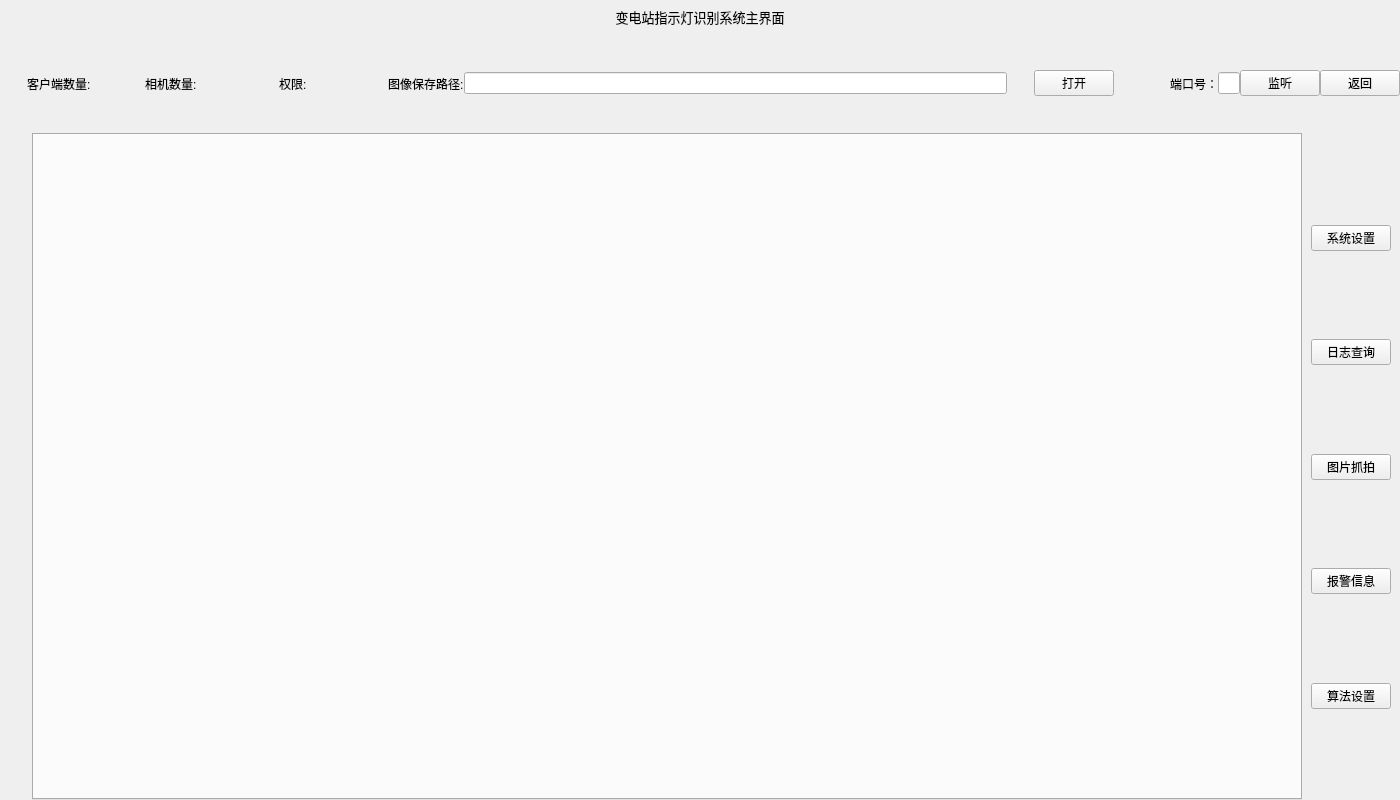
<?xml version="1.0" encoding="UTF-8"?>
<ui version="4.0">
 <class>MainWindow</class>
 <widget class="QMainWindow" name="MainWindow">
  <property name="geometry">
   <rect>
    <x>0</x>
    <y>0</y>
    <width>1400</width>
    <height>800</height>
   </rect>
  </property>
  <property name="windowTitle">
   <string>指示灯识别监控系统</string>
  </property>
  <widget class="QWidget" name="centralwidget">
   <layout class="QVBoxLayout" name="verticalLayout_3" stretch="1,1,1,1,20">
    <property name="spacing">
     <number>0</number>
    </property>
    <property name="leftMargin">
     <number>0</number>
    </property>
    <property name="topMargin">
     <number>0</number>
    </property>
    <property name="rightMargin">
     <number>0</number>
    </property>
    <property name="bottomMargin">
     <number>0</number>
    </property>
    <item>
     <widget class="QWidget" name="mainWindow_title_widget" native="true">
      <layout class="QHBoxLayout" name="horizontalLayout_2" stretch="1,2,1">
       <property name="spacing">
        <number>0</number>
       </property>
       <property name="leftMargin">
        <number>0</number>
       </property>
       <property name="topMargin">
        <number>0</number>
       </property>
       <property name="rightMargin">
        <number>0</number>
       </property>
       <property name="bottomMargin">
        <number>0</number>
       </property>
       <item>
        <spacer name="horizontalSpacer_4">
         <property name="orientation">
          <enum>Qt::Horizontal</enum>
         </property>
         <property name="sizeHint" stdset="0">
          <size>
           <width>40</width>
           <height>20</height>
          </size>
         </property>
        </spacer>
       </item>
       <item>
        <widget class="QLabel" name="mainWindow_title_lab">
         <property name="font">
          <font>
           <pointsize>10</pointsize>
          </font>
         </property>
         <property name="text">
          <string>变电站指示灯识别系统主界面</string>
         </property>
         <property name="alignment">
          <set>Qt::AlignCenter</set>
         </property>
        </widget>
       </item>
       <item>
        <spacer name="horizontalSpacer_5">
         <property name="orientation">
          <enum>Qt::Horizontal</enum>
         </property>
         <property name="sizeHint" stdset="0">
          <size>
           <width>40</width>
           <height>20</height>
          </size>
         </property>
        </spacer>
       </item>
      </layout>
     </widget>
    </item>
    <item>
     <spacer name="verticalSpacer_9">
      <property name="orientation">
       <enum>Qt::Vertical</enum>
      </property>
      <property name="sizeHint" stdset="0">
       <size>
        <width>20</width>
        <height>13</height>
       </size>
      </property>
     </spacer>
    </item>
    <item>
     <widget class="QWidget" name="mainWindow_time_widget" native="true">
      <layout class="QHBoxLayout" name="horizontalLayout_4" stretch="20,1,4">
       <property name="spacing">
        <number>0</number>
       </property>
       <property name="leftMargin">
        <number>0</number>
       </property>
       <property name="topMargin">
        <number>0</number>
       </property>
       <property name="rightMargin">
        <number>0</number>
       </property>
       <property name="bottomMargin">
        <number>0</number>
       </property>
       <item>
        <widget class="QWidget" name="mainWindow_clientnum_widget" native="true">
         <layout class="QHBoxLayout" name="horizontalLayout_3" stretch="1,1,2,1,2,1,1,2,1,1,20,1,1">
          <property name="spacing">
           <number>0</number>
          </property>
          <property name="leftMargin">
           <number>0</number>
          </property>
          <property name="topMargin">
           <number>0</number>
          </property>
          <property name="rightMargin">
           <number>0</number>
          </property>
          <property name="bottomMargin">
           <number>0</number>
          </property>
          <item>
           <spacer name="horizontalSpacer">
            <property name="orientation">
             <enum>Qt::Horizontal</enum>
            </property>
            <property name="sizeHint" stdset="0">
             <size>
              <width>10</width>
              <height>20</height>
             </size>
            </property>
           </spacer>
          </item>
          <item>
           <widget class="QLabel" name="mainWindow_clientnum_lab">
            <property name="text">
             <string>客户端数量:</string>
            </property>
           </widget>
          </item>
          <item>
           <widget class="QLabel" name="mainWindow_clientnum_show_lab">
            <property name="text">
             <string/>
            </property>
           </widget>
          </item>
          <item>
           <widget class="QLabel" name="mainWindow_cameranum_lab">
            <property name="text">
             <string>相机数量:</string>
            </property>
           </widget>
          </item>
          <item>
           <widget class="QLabel" name="mainWindow_cameranum_show_lab">
            <property name="text">
             <string/>
            </property>
           </widget>
          </item>
          <item>
           <spacer name="horizontalSpacer_7">
            <property name="orientation">
             <enum>Qt::Horizontal</enum>
            </property>
            <property name="sizeHint" stdset="0">
             <size>
              <width>33</width>
              <height>20</height>
             </size>
            </property>
           </spacer>
          </item>
          <item>
           <widget class="QLabel" name="mainWindow_userrole_lab">
            <property name="text">
             <string>权限:</string>
            </property>
           </widget>
          </item>
          <item>
           <widget class="QLabel" name="mainWindow_userrole_show_lab">
            <property name="text">
             <string/>
            </property>
           </widget>
          </item>
          <item>
           <spacer name="horizontalSpacer_9">
            <property name="orientation">
             <enum>Qt::Horizontal</enum>
            </property>
            <property name="sizeHint" stdset="0">
             <size>
              <width>40</width>
              <height>20</height>
             </size>
            </property>
           </spacer>
          </item>
          <item>
           <widget class="QLabel" name="mainWindow_savepath_lab">
            <property name="text">
             <string>图像保存路径:</string>
            </property>
           </widget>
          </item>
          <item>
           <widget class="QLineEdit" name="mainWindow_savepath_edt"/>
          </item>
          <item>
           <spacer name="horizontalSpacer_12">
            <property name="orientation">
             <enum>Qt::Horizontal</enum>
            </property>
            <property name="sizeHint" stdset="0">
             <size>
              <width>40</width>
              <height>20</height>
             </size>
            </property>
           </spacer>
          </item>
          <item>
           <widget class="QPushButton" name="mainWindow_savepath_btn">
            <property name="text">
             <string>打开</string>
            </property>
           </widget>
          </item>
         </layout>
        </widget>
       </item>
       <item>
        <spacer name="horizontalSpacer_3">
         <property name="orientation">
          <enum>Qt::Horizontal</enum>
         </property>
         <property name="sizeHint" stdset="0">
          <size>
           <width>47</width>
           <height>20</height>
          </size>
         </property>
        </spacer>
       </item>
       <item>
        <widget class="QWidget" name="mainWindow_server_widget" native="true">
         <layout class="QHBoxLayout" name="horizontalLayout" stretch="1,4,1,1,1,1">
          <property name="spacing">
           <number>0</number>
          </property>
          <property name="leftMargin">
           <number>0</number>
          </property>
          <property name="topMargin">
           <number>0</number>
          </property>
          <property name="rightMargin">
           <number>0</number>
          </property>
          <property name="bottomMargin">
           <number>0</number>
          </property>
          <item>
           <widget class="QLabel" name="mainWindow_port_lab">
            <property name="text">
             <string>端口号：</string>
            </property>
           </widget>
          </item>
          <item>
           <widget class="QLineEdit" name="mainWindow_port_ledt">
            <property name="alignment">
             <set>Qt::AlignCenter</set>
            </property>
           </widget>
          </item>
          <item>
           <spacer name="horizontalSpacer_2">
            <property name="orientation">
             <enum>Qt::Horizontal</enum>
            </property>
            <property name="sizeHint" stdset="0">
             <size>
              <width>40</width>
              <height>20</height>
             </size>
            </property>
           </spacer>
          </item>
          <item>
           <widget class="QPushButton" name="mainWindow_listern_btn">
            <property name="text">
             <string>监听</string>
            </property>
           </widget>
          </item>
          <item>
           <spacer name="horizontalSpacer_8">
            <property name="orientation">
             <enum>Qt::Horizontal</enum>
            </property>
            <property name="sizeHint" stdset="0">
             <size>
              <width>47</width>
              <height>20</height>
             </size>
            </property>
           </spacer>
          </item>
          <item>
           <widget class="QPushButton" name="pushButton">
            <property name="text">
             <string>返回</string>
            </property>
           </widget>
          </item>
         </layout>
        </widget>
       </item>
      </layout>
     </widget>
    </item>
    <item>
     <spacer name="verticalSpacer">
      <property name="orientation">
       <enum>Qt::Vertical</enum>
      </property>
      <property name="sizeHint" stdset="0">
       <size>
        <width>20</width>
        <height>13</height>
       </size>
      </property>
     </spacer>
    </item>
    <item>
     <widget class="QWidget" name="mainWindow_main_widget" native="true">
      <layout class="QHBoxLayout" name="horizontalLayout_6" stretch="1,40,2">
       <property name="spacing">
        <number>0</number>
       </property>
       <property name="leftMargin">
        <number>0</number>
       </property>
       <property name="topMargin">
        <number>0</number>
       </property>
       <property name="rightMargin">
        <number>0</number>
       </property>
       <property name="bottomMargin">
        <number>0</number>
       </property>
       <item>
        <spacer name="horizontalSpacer_11">
         <property name="orientation">
          <enum>Qt::Horizontal</enum>
         </property>
         <property name="sizeHint" stdset="0">
          <size>
           <width>55</width>
           <height>20</height>
          </size>
         </property>
        </spacer>
       </item>
       <item>
        <widget class="QTabWidget" name="tabWidget">
         <property name="tabPosition">
          <enum>QTabWidget::West</enum>
         </property>
         <property name="currentIndex">
          <number>-1</number>
         </property>
        </widget>
       </item>
       <item>
        <widget class="QWidget" name="mainWindow_function_widget" native="true">
         <layout class="QVBoxLayout" name="verticalLayout_2">
          <item>
           <spacer name="verticalSpacer_3">
            <property name="orientation">
             <enum>Qt::Vertical</enum>
            </property>
            <property name="sizeHint" stdset="0">
             <size>
              <width>20</width>
              <height>58</height>
             </size>
            </property>
           </spacer>
          </item>
          <item>
           <widget class="QPushButton" name="mainWindow_system_setting_btn">
            <property name="text">
             <string>系统设置</string>
            </property>
           </widget>
          </item>
          <item>
           <spacer name="verticalSpacer_4">
            <property name="orientation">
             <enum>Qt::Vertical</enum>
            </property>
            <property name="sizeHint" stdset="0">
             <size>
              <width>20</width>
              <height>59</height>
             </size>
            </property>
           </spacer>
          </item>
          <item>
           <widget class="QPushButton" name="mainWindow_log_select_btn">
            <property name="text">
             <string>日志查询</string>
            </property>
           </widget>
          </item>
          <item>
           <spacer name="verticalSpacer_5">
            <property name="orientation">
             <enum>Qt::Vertical</enum>
            </property>
            <property name="sizeHint" stdset="0">
             <size>
              <width>20</width>
              <height>58</height>
             </size>
            </property>
           </spacer>
          </item>
          <item>
           <widget class="QPushButton" name="mainWindow_image_cap_btn">
            <property name="text">
             <string>图片抓拍</string>
            </property>
           </widget>
          </item>
          <item>
           <spacer name="verticalSpacer_6">
            <property name="orientation">
             <enum>Qt::Vertical</enum>
            </property>
            <property name="sizeHint" stdset="0">
             <size>
              <width>20</width>
              <height>59</height>
             </size>
            </property>
           </spacer>
          </item>
          <item>
           <widget class="QPushButton" name="mainWindow_alarm_info_btn">
            <property name="text">
             <string>报警信息</string>
            </property>
           </widget>
          </item>
          <item>
           <spacer name="verticalSpacer_11">
            <property name="orientation">
             <enum>Qt::Vertical</enum>
            </property>
            <property name="sizeHint" stdset="0">
             <size>
              <width>20</width>
              <height>40</height>
             </size>
            </property>
           </spacer>
          </item>
          <item>
           <widget class="QPushButton" name="mainWindow_algorithm_setting_btn">
            <property name="text">
             <string>算法设置</string>
            </property>
           </widget>
          </item>
          <item>
           <spacer name="verticalSpacer_8">
            <property name="orientation">
             <enum>Qt::Vertical</enum>
            </property>
            <property name="sizeHint" stdset="0">
             <size>
              <width>20</width>
              <height>58</height>
             </size>
            </property>
           </spacer>
          </item>
         </layout>
        </widget>
       </item>
      </layout>
     </widget>
    </item>
   </layout>
  </widget>
 </widget>
 <resources/>
 <connections/>
</ui>
